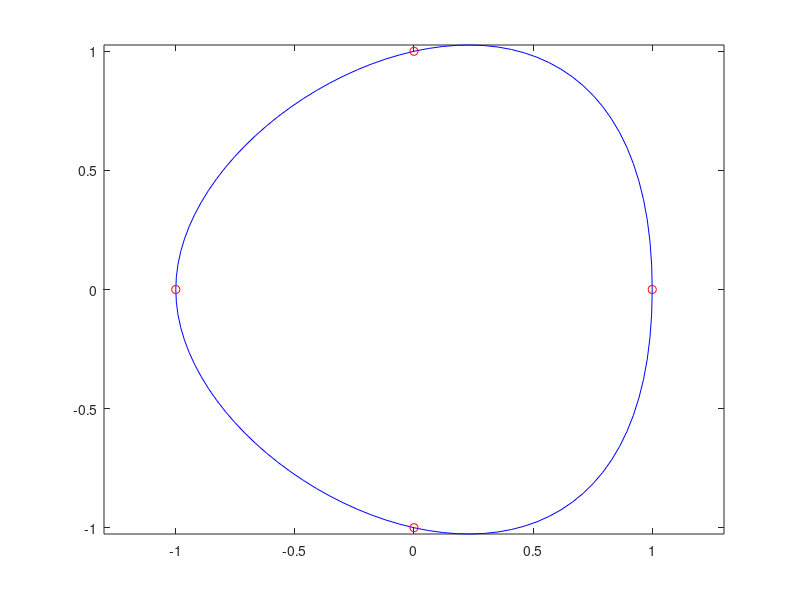

The MATLAB source for this figure: (Note: this script raises an error after producing the figure.)

% example of spline interpolation. the y-points contains two more points
% than the x-vector, so spline takes the first and last columns of y as
% endpoint slopes
x = pi*(0:.5:2); 
y = [0  1  0 -1  0  1  0; 
     1  0  1  0 -1  0  1];
pp = spline(x,y);
yy = ppval(pp, linspace(0,2*pi,101));
plot(yy(1,:),yy(2,:),'-b',y(1,2:5),y(2,2:5),'or')
axis equal

% same example, but now we have now condition on the endpoints
y = [ 1  0 -1  0  1 ; 
      0  1  0 -1  0 ];
pp = spline(x,y);
yy = ppval(pp, linspace(0,2*pi,101));
plot(yy(1,:),yy(2,:),'-b',y(1,2:5),y(2,2:5),'or')
axis equal

%%
% spline interpolation using generated path:
state.pos = 1 + 2*1i;
state.theta = 0.1;
state.dtheta = deg2rad(5);
state.speed = 0.3;
state.dspeed = 0.003;
k = 3;

path = gener_pred_path_iter(state,k);
clf
plot_circle(1+2i,0.3,"green")
for i=1:k
plot_circle(path(i),0.3)
end

% u = state.pos - path(1);
% v = path(end) - path(end-1);
% line1 = [real(u);imag(u)];
% line2 = [real(v);imag(v)];
% 
% slope_u = imag(u)/real(u);
% slope_v = imag(v)/real(v);
% 
% x = angle(path); 
% y = zeros(2,k+1);
% theta = angle(path)';
% r = abs(path)';
% y(1,:) = real(path); 
% y(2,:) = imag(path); 
% y = [line1,y,line2];
% y = [[0;.1],y,[0;0]]


theta = angle(path)';
r = abs(path)';
[x,y] = pol2cart(theta,r);

% interpolate with parameter t
t = (1:k);
v = [x,y];
% points to evaluate function

tt = linspace(0,4*k,100);
X = interp1(t,v,tt,'spline');
% plot

pp = spline(t,v');
V = ppval(pp, linspace(1,k*2,100));
plot(V(1,:),V(2,:),'-')
hold on
plot_circle(state.pos,.3)

f_spline =@(x) ppval(pp,x) 

%% Interpolation using interpl

% initial values
state.pos = 1 + 2*1i;
state.theta = 0.1;
state.dtheta = deg2rad(6);
state.speed = 0.1;
state.dspeed = +0.01;

k = 10;
% clf


% generate path
path = gener_pred_path_iter(state,k);
path = path(1:end);

n = length(path);

% plot positions
for i=1:length(path)
plot_circle(path(i),0.3)
end

theta = angle(path)';
r = abs(path)';
[x,y] = pol2cart(theta,r);

% interpolate with parameter t
t = (1:n);
v = [x,y];
% points to evaluate function

tt = linspace(0,4*n,100);
X = interp1(t,v,tt,'spline');
% plot


plot(x,y,'o');
hold on
plot(X(:,1),X(:,2));

for i=1:100
plot_circle(X(i,1) + 1i*X(i,2),0.3,"black")
title(sprintf("time=%0.01f",tt(i)))
pause(0.1)
end

% for t=1:100-n
%     A = X(t+n,1) + 1i*X(t+n,2);
%     plot_circle(A,0.3,"green")
% end



% plot_circle(X(100,1) + 1i*X(100,2),.3,"green")

%% Generating paths and doing trajectory and path-analysis
n = 50;

time.genp  = zeros(1,n);
time.ppfit = zeros(1,n);
time.minim1 = zeros(1,n);
time.minim2 = zeros(1,n);
time.minim2 = zeros(1,n);
time.minim2 = zeros(1,n);
time.pathanal = zeros(1,n);
time.fcn = zeros(1,n);
time.sep = zeros(1,n);

% generate 2 paths:
stateA.pos    = normrnd(-2,1) + normrnd(-2.5,2)*1i;
stateA.theta  = normrnd(deg2rad(10),deg2rad(7));
stateA.dtheta = normrnd(deg2rad(10), deg2rad(6));
stateA.speed  = max([0,gam_rnd(0.3,0.02)-0.05]);
stateA.dspeed = normrnd(0,0.03);  
stateA.RUprop = RUprop;
stateA.id     = 1;

stateB.pos    = normrnd(2,1) + normrnd(1,1)*1i;
stateB.theta  = normrnd(pi,deg2rad(10));
stateB.dtheta = normrnd(0,deg2rad(3));
stateB.speed  = max([0,gam_rnd(0.3,0.02)-0.1]);
stateB.dspeed = gam_rnd(0.01,0.001);
stateB.RUprop = RUprop;
stateB.id     = 2;
plotit        = 1;
pauseL        = 2;

for j=1:n

% stateA = enc.states{stat.frame}(1);
% stateB = enc.states{stat.frame}(2);
states = gen_random_states();
stateA = states{1};
stateB = states{2};

tic
temporal_sep(enc,RUprop,stat,plots);
time.sep(j) = toc;

tic
% path_analysis(ind,stateA,stateB,opt,r,0);
time.fcn(j) = toc;


% k is the total path length. k is number of steps taken, or how far into
% the future the path is generated.
tic

tic
k   = 80;
% ind = floor((1:k) + ((1:k)/4.5).^2 + ((1:k)/9).^3);
% ind = ind(ind<k);
% path2.pos = path2.pos(ind);
paths = gener_pred_path_iter_test(stateA,stateB, k, sparse_ind);
pathA = paths{1};
pathB = paths{2};

% pathA  = gener_pred_path_iter(stateA, k,ind);
% pathB  = gener_pred_path_iter(stateB, k,ind);
k1     = pathA.length;
k2     = pathB.length;
tstop1 = pathA.tstop;
tstop2 = pathB.tstop;
time.genp(j) = toc;

% dists = abs(pathA.padded - pathB.padded);
% loc_extr = find_vector_min(dists);

if plotit==1
clf
for i=1:length(pathA.padded)
    a = plot_circle(pathA.padded(i),0.3,"green");
    if i==length(pathA.s_ind)
        a.Color = "yellow";
    end
    a = plot_circle(pathB.padded(i),0.3,"cyan");
    if i==length(pathB.s_ind)
        a.Color = "yellow";
    end
end
% color starting points red
plot_circle(pathA.pos_dyn(1), 0.3, col2trip("grey"),2);
plot_circle(pathB.pos_dyn(1), 0.3, col2trip("grey"),2);
plot_circle(pathA.padded(pathA.t_proxA), 0.3, col2trip("orange"),2);
plot_circle(pathB.padded(pathB.t_proxB), 0.3, col2trip("orange"),2);
end
tic

%%% translate complex coordinates to cartesian coordinates
x1 = real(pathA.pos_dyn);
y1 = imag(pathA.pos_dyn);

x2 = real(pathB.pos_dyn);
y2 = imag(pathB.pos_dyn);

% parameter values (time)
t1 = pathA.s_ind - 1;
t2 = pathB.s_ind - 1;

% corresponding output values (2d-positions)
v1 = [x1;y1];
v2 = [x2;y2];

% special case when the RU is standing still
if size(v1,2)==1
    v1 = [v1,v1]; %#ok<*AGROW>
    t1 = [0,1];
end
if size(v2,2)==1
    v2 = [v2,v2];
    t2 = [0,1];
end


% fit splines
splineA = makima(t1,v1);
splineB = makima(t2,v2);
ppA =@(t) ppval(splineA,t);
ppB =@(t) ppval(splineB,t);
time.ppfit(j) = toc;
% create piecewise fcn which ensures no crazy behviour for RUs that have
% stopped
ppA =@(t) pw_fcn(ppA,t,tstop1);
ppB =@(t) pw_fcn(ppB,t,tstop2);

% prevent algorithm from selecting times outside of the generated path if
% the acceleration is negative
tstop1 = min(k1,tstop1);
tstop2 = min(k2,tstop2);


%%%% functions that determines search range of fminsearch:
% discourage optimum after RU stops
bound_stop = @(t) (1+exp((t(1)-tstop1)/0.001))*...
                  (1+exp((t(2)-tstop2)/0.001));
% fcn that discourages fmin to search for negative minima
bound_noneg = @(t) (1+exp(-t/0.001));

% define distance functions
d_prox_t =@(t) norm(ppA(t(1)) - ppB(t(2)))*...
                bound_noneg(t(1))*bound_noneg(t(2))*...
                bound_stop(t);
d_min_t  =@(t) norm(ppA(t) - ppB(t))*...
                bound_noneg(t);

%%%% optimization %%%%
% find proximity points, minimum sep. points, and corresponding times
opt = optimset('TolX',0.01,'MaxIter',10,'Display','off');
% t0 = min(t0_cand);
% t0_l = max([0,t0 - 6]);
% t0_r = min([k,t0 + 1]);
tic
% [lbnd,rbnd] = search_range_dmin(loc_extr, ind);
tmin0 = pathA.t_min;
lbnd = tmin0 - 1;
ubnd = tmin0 + 1;
[t_min,d_min] = fminbnd(d_min_t, lbnd, rbnd, opt);
time.minin1(j) = toc;

tic
t_prox = [pathA.t_proxA, pathB.t_proxB];
[t_prox,d_prox] = fminsearch(d_prox_t, t_prox, opt);

[t_prox(1), dproxA] = findTTO(d_prox_t, t_prox, r, 1,[k1,k2],opt);
[t_prox(2), dproxB] = findTTO(d_prox_t, t_prox, r, 2,[k1,k2],opt);

% [t_prox(1,:),d_prox(1)] = fminsearch(d_prox_t, [t_min,t_min], opt);
% t_prox = t_prox(1,:);
% [t_prox(2,:),d_prox(2)] = fminsearch(d_prox_t, flip(t_prox(1,:)), opt);
% [d_prox, I_global] = min(d_prox);
% t_prox = t_prox(I_global,:);
time.minim21(j) = toc; 

tic
% if d_prox < 0.6
%     [t_prox(1), dproxA] = findTTO(d_prox_t, t_prox, r, 1,[k1,k2],opt);
%     [t_prox(2), dproxB] = findTTO(d_prox_t, t_prox, r, 2,[k1,k2],opt);
% end
time.minim22(j) = toc;


% for i=1:2
%     for j=1:2
%     [t_prox,d_prox] = fminsearch(d_prox_t,[] , options);
%     pause(1)
%     end
% end
% 
% 
% a=plot_circle(cart2complex(ppA(t_prox(1))),.3,"black")
% a.LineWidth=2
% a=plot_circle(cart2complex(ppB(t_prox(2))),.3,"black")
% a.LineWidth=2

tic
% find tangent lines at proximity and minimum points
h = 0.0001;
% if k1-1 < t_prox(1)
%     slope_proxA = pathA.slope;
% else
%     slope_proxA = differentiate(ppA, t_prox(1),h);
%     slope_proxA = slope_proxA(2)/slope_proxA(1);
% end

slope_proxA = find_slope(pathA,t_prox(1),ppA,h);
slope_proxB = find_slope(pathB,t_prox(2),ppB,h);
slope_minA  = find_slope(pathA,t_min,ppA,h); 
slope_minB  = find_slope(pathB,t_min,ppB,h); 

% compute proximity points and minimality points
Aprox = cart2complex(ppA(t_prox(1)));
Bprox = cart2complex(ppB(t_prox(2)));
Amin  = cart2complex(ppA(t_min));
Bmin  = cart2complex(ppB(t_min));

Aprox_pert = Aprox + 1 + 1i*slope_proxA;
Bprox_pert = Bprox + 1 + 1i*slope_proxB;
Amin_pert  = Amin + 1 + 1i*slope_minA;
Bmin_pert  = Bmin + 1 + 1i*slope_minB;

orient(1) = find_side(1 + 1i*slope_minA,Bmin-Amin);
orient(2) = find_side(1 + 1i*slope_minB,Amin-Bmin);
time.pathanal(j) = toc;

%%%% plotting %%%%
% points to evaluate function (for plotting only)
if plotit==1
    
clf
subplot(121)
plot(dists)

subplot(122)
hold on
for i=1:length(ind)
    a = plot_circle(pathA.padded(i),0.3,"green");
    if i==length(pathA.s_ind)
        a.Color = "yellow";
    end
    a = plot_circle(pathB.padded(i),0.3,"cyan");
    if i==length(ind)
        a.Color = "yellow";
    end
end
% color starting points red
a = plot_circle(pathA.pos_dyn(1), 0.3, col2trip("grey"));
a.LineWidth = 2;
b = plot_circle(pathB.pos_dyn(1), 0.3, col2trip("grey"));
b.LineWidth = 2;

tt1 = linspace(0,k1,200);
tt2 = linspace(0,k2,200);
V1 = ppval(splineA, tt1);
V2 = ppval(splineB, tt2);

% plot spline curve fits
a=plot(V1(1,:),V1(2,:),'-','color','green');
a.LineWidth=1;
a=plot(V2(1,:),V2(2,:),'-','color','blue');
a.LineWidth=1;

% plot proximity points
a=plot_circle(Amin,.3,"black");
a.LineWidth=2;
b=plot_circle(Bmin,.3,"black");
b.LineWidth=2;
drawline([Amin, Amin_pert],'black');
drawline([Bmin, Bmin_pert],'black');
title(sprintf("(%s,%s), t_{min} = %0.01f, t_{prox}=(%0.01f,%0.01f)",...
                            orient(1),orient(2),t_min,ta,tb))

xlim([-10,10])

a = plot_circle(Aprox,.3,col2trip("darkgreen"));
a.LineWidth = 2;
b = plot_circle(Bprox,.3,col2trip("darkblue"));
b.LineWidth = 2;

pause(pauseL)
end

time.total(j) = toc;

end


m.gnp   = median(time.genp);    
m.ppfit = median(time.ppfit);
m.minim1 = median(time.minim1);
m.minim21 = median(time.minim21);
m.minim22 = median(time.minim22);
m.anal  = median(time.pathanal);
m.fcn = median(time.fcn);
m.sep = median(time.sep);
m.tot = sum([m.gnp,m.ppfit,m.minim1,m.minim21,m.minim22,m.anal]);
m

clf
subplot(121)
plot(1:5,[m.gnp, m.ppfit, m.minim1, m.minim21, m.minim22],'o','Color','green');
hold on
plot(6, m.tot,'x','Color',col2trip('darkblue'));
plot(7, m.fcn,'x','Color',col2trip('purple'));
plot(8, m.sep,'x','Color',col2trip('red'));
xlim([0,10])

subplot(122)
hold on
for i=1:length(ind)
    a = plot_circle(pathA.padded_pos(i),0.3,"green");
    if i==length(pathA.s_ind)
        a.Color = "yellow";
    end
    a = plot_circle(pathB.padded_pos(i),0.3,"cyan");
    if i==length(ind)
        a.Color = "yellow";
    end
end
% color starting points red
a = plot_circle(pathA.pos_dyn(1), 0.3, col2trip("grey"));
a.LineWidth = 2;
b = plot_circle(pathB.pos_dyn(1), 0.3, col2trip("grey"));
b.LineWidth = 2;

tt1 = linspace(0,k1,200);
tt2 = linspace(0,k2,200);
V1 = ppval(splineA, tt1);
V2 = ppval(splineB, tt2);

% plot spline curve fits
a=plot(V1(1,:),V1(2,:),'-','color','green');
a.LineWidth=1;
a=plot(V2(1,:),V2(2,:),'-','color','blue');
a.LineWidth=1;

% plot proximity points
a=plot_circle(Amin,.3,"black");
a.LineWidth=2;
b=plot_circle(Bmin,.3,"black");
b.LineWidth=2;
drawline([Amin, Amin_pert],'black');
drawline([Bmin, Bmin_pert],'black');
title(sprintf("(%s,%s), t_{min} = %0.01f, t_{prox}=(%0.01f,%0.01f)",...
                            orient(1),orient(2),t_min,ta,tb))

xlim([-10,10])

a = plot_circle(Aprox,.3,col2trip("darkgreen"));
a.LineWidth = 2;
b = plot_circle(Bprox,.3,col2trip("darkblue"));
b.LineWidth = 2;

pause(pauseL)


